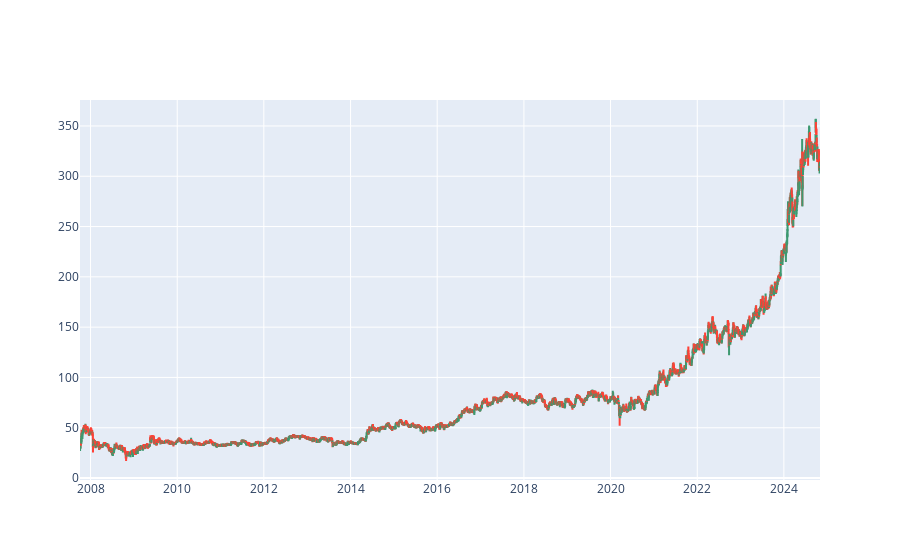

The cell this chart's notebook holds for it:
### Code cell
# Candlesticks
import plotly.graph_objects as go
fig=go.Figure(data=[go.Candlestick(x=df1['Date'], open = df1['Open'], 
                                    high = df1['High'],
                                    low = df1['Low'], 
                                    close = df1['Close'])])
fig.update_layout(xaxis_rangeslider_visible=False)
fig.show()

### Figure 1 — Plotly figure (JSON) as saved in the notebook; plotly's stock layout.template omitted (floating-point values rounded to 4 significant figures; data arrays with more than 128 entries replaced by an {"elided": "..."} marker saying what was removed)
{"data": [{"close": {"elided": "4209 str values"}, "high": {"elided": "4209 str values"}, "low": {"elided": "4209 str values"}, "open": {"elided": "4209 str values"}, "type": "candlestick", "x": {"elided": "4209 str values"}}], "layout": {"autosize": true, "xaxis": {"autorange": true, "range": ["2007-10-04 12:00", "2024-10-31 12:00"], "rangeslider": {"visible": false, "yaxis": {}}, "showspikes": false, "type": "date"}, "yaxis": {"autorange": true, "range": [-1.933, 375.8], "showspikes": false}}}
